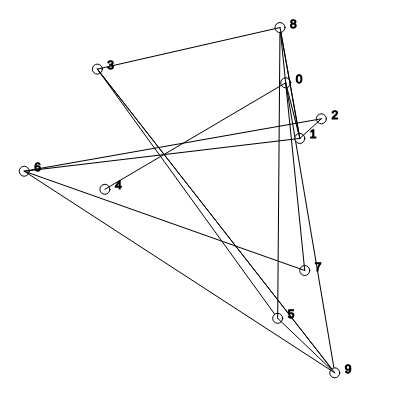
Frame 1 (no input)
Frame 60 (no input): identical to frame 1, image omitted
Frame 120 (the mouse pressed at the canvas centre since frame 60): identical to frame 1, image omitted

The p5.js sketch that drew this single still picture (run headless with seeded random() and noise() and a simulated clock; from frame 60 on, the mouse is pressed at the canvas centre):

// p5.js sketch
// ── sketch.js
let graf;
let vertices = [];
function setup(){
    createCanvas(400, 400);
    graf = new Graf(10);
    for(let i = 0; i < graf.v; i++) {
        vertices.push([random(400), random(400)]);
        const count = Math.floor(Math.random() * 2) + 1; // 1 to 3 numbers
        const numbers = new Set();

        while (numbers.size < count) {
            let num = Math.floor(Math.random() * (graf.v));
            if (num !== i) {
                numbers.add(num);
            }
        }
        numbers.forEach(n => {
            graf.addOneWayEdge(i,n);
        })
    }
}

let highlightedPath;
function selectShortestPath(v, m){
    highlightedPath = graf.wheightedShortestPathGPT(v, m);
}
function draw(){
    background(255);

    vertices.forEach((vertex, i) => {
        circle(vertex[0], vertex[1], 10);
        graf.nK[i].forEach((nK, k) => {
            let toVert = vertices[nK];
            if(highlightedPath&&highlightedPath.includes(i)&&highlightedPath.includes(nK)&&(abs(highlightedPath.indexOf(i)-highlightedPath.indexOf(nK))===1)) {
                stroke(255, 0, 0);
                strokeWeight(4)
            }
            line(vertex[0], vertex[1], toVert[0], toVert[1]);
            stroke(0)
            strokeWeight(1)

        });
        text(i, vertex[0]+10, vertex[1])

    });
}
// ── Graf.js
class Graf {
    constructor(v) {
        this.v = v;
        this.e=0;
        this.nK = [];
        this.vK = [];
        for(var i=0;i<this.v;i++) {
            this.nK.push([]);
            this.vK.push([]);
        }
    }
    addEdge(v, m, w1 = 1, w2 =w1){
        this.e++;
        this.addOneWayEdge(v, m,w1, false);
        this.addOneWayEdge(m, v,w2, false);
    }
    addOneWayEdge(v, m, w, e = true){
        if(e) this.e++;
        this.nK[v].push(m);
        this.vK[v].push(w);
    }
    getNK(v){
        return this.nK[v];
    }

    shortestPath(v, m){
        let visited = [v];
        let queue = [[v]];

        let theWay;
        while(queue.length && !theWay) {
            let oogabooga = queue.shift();
            this.nK[oogabooga[oogabooga.length-1]].forEach((nK) => {
                if(visited.includes(nK)) {return;}

                visited.push(nK);
                let newarr = Array.from(oogabooga);
                newarr.push(nK);
                if(nK === m) {
                    theWay = newarr;

                }
                else queue.push(newarr);
            });
        }
        return theWay;
    }

    wheightedShortestPathGPT(v, m) {
        let dist = new Array(this.v).fill(Infinity); // distance from start to each vertex
        let prev = new Array(this.v).fill(null);     // to reconstruct path
        dist[v] = 0;

        let pq = new Set([...Array(this.v).keys()]); // all vertices

        while (pq.size > 0) {
            // Find vertex in pq with smallest distance
            let u = [...pq].reduce((a, b) => dist[a] < dist[b] ? a : b);
            pq.delete(u);

            if (u === m) break; // found shortest path to destination

            let neighbors = Array.from(this.nK[u]);
            let weights = this.vK[u];

            for (let i = 0; i < neighbors.length; i++) {
                let alt = dist[u] + weights[i];
                if (alt < dist[neighbors[i]]) {
                    dist[neighbors[i]] = alt;
                    prev[neighbors[i]] = u;
                }
            }
        }

        // Reconstruct path
        if (dist[m] === Infinity) return null;
        let path = [];
        for (let at = m; at !== null; at = prev[at]) {
            path.push(at);
        }
        return path.reverse();
    }


    wheightedShortestPath(v, m){
        let verts = [];
        verts.fill(Infinity, 0, this.v);
        let queue = [[v]];

        let theWay;
        while(queue.length && !theWay) {
            let oogabooga = queue.shift();
            this.nK[oogabooga[oogabooga.length-1]].forEach((nK) => {
                if(visited.includes(nK)) {return;}

                visited.push(nK);
                let newarr = Array.from(oogabooga);
                newarr.push(nK);
                if(nK === m) {
                    theWay = newarr;

                }
                else queue.push(newarr);
            });
        }
        return theWay;
    }
}
